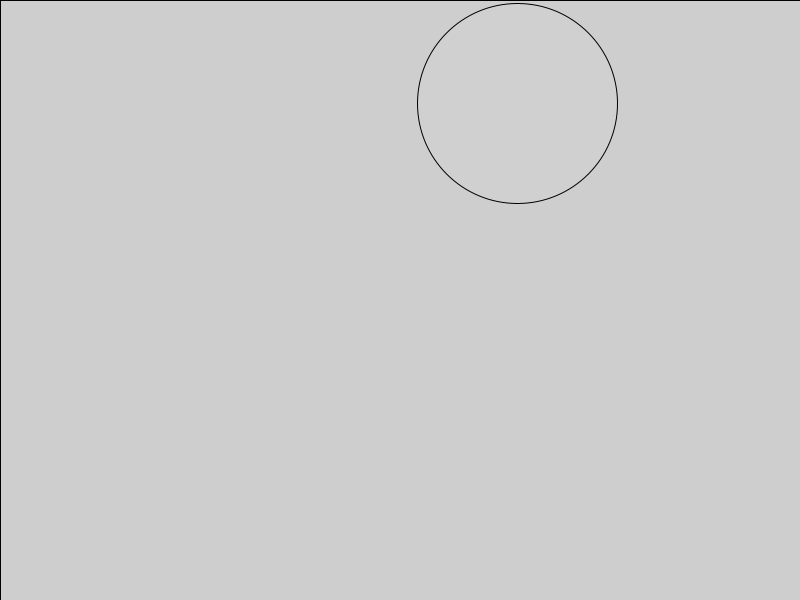
Frame 1 (no input)
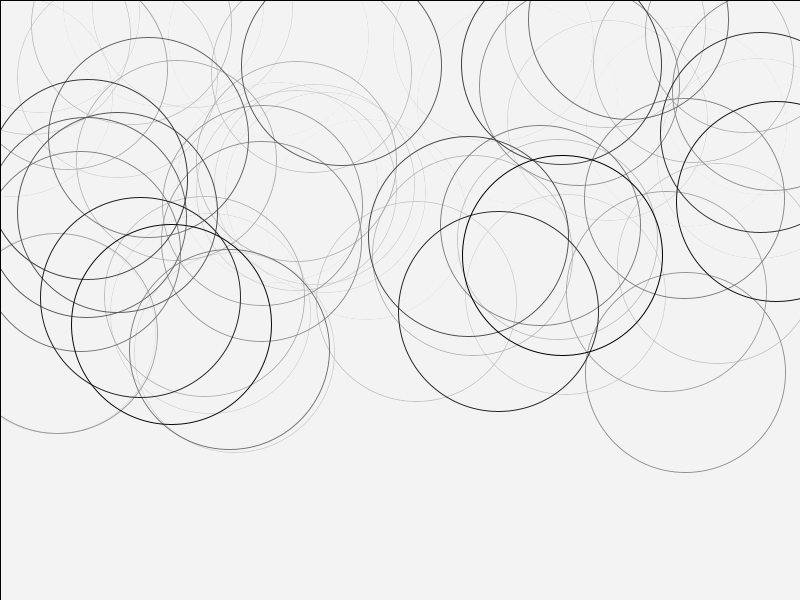
Frame 60 (the mouse pressed at the canvas centre just before this capture)
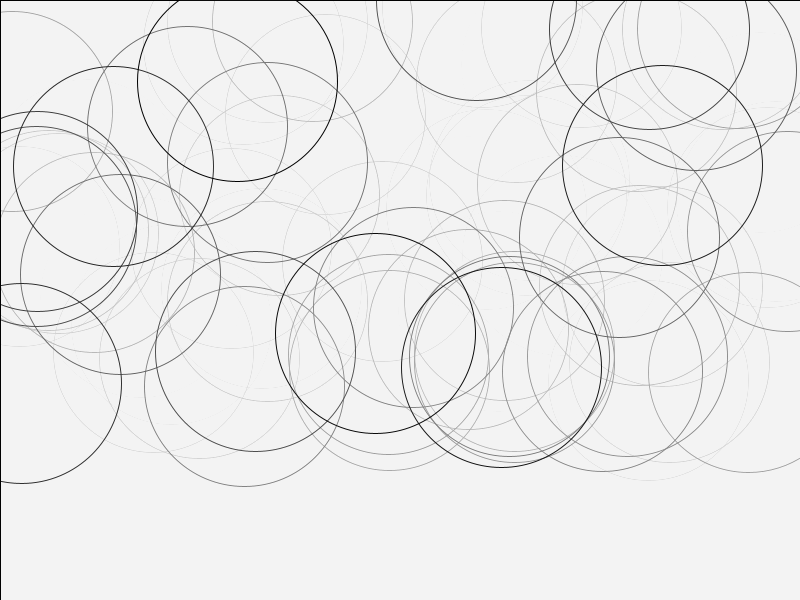
Frame 120 (the mouse held since frame 60 and released just before this capture)

The Processing sketch that drew these frames (run headless with seeded random() and noise(); from frame 60 on, the mouse is pressed at the canvas centre):

// Processing sketch: circles_pda
// ── circles_pda.pde
void setup()
{
  size(800,600);
}

void draw() 
{
  fill(color(255,255,255,10));
  rect(0,0,800,600);
  circle(random(800),random(400),200);
}
